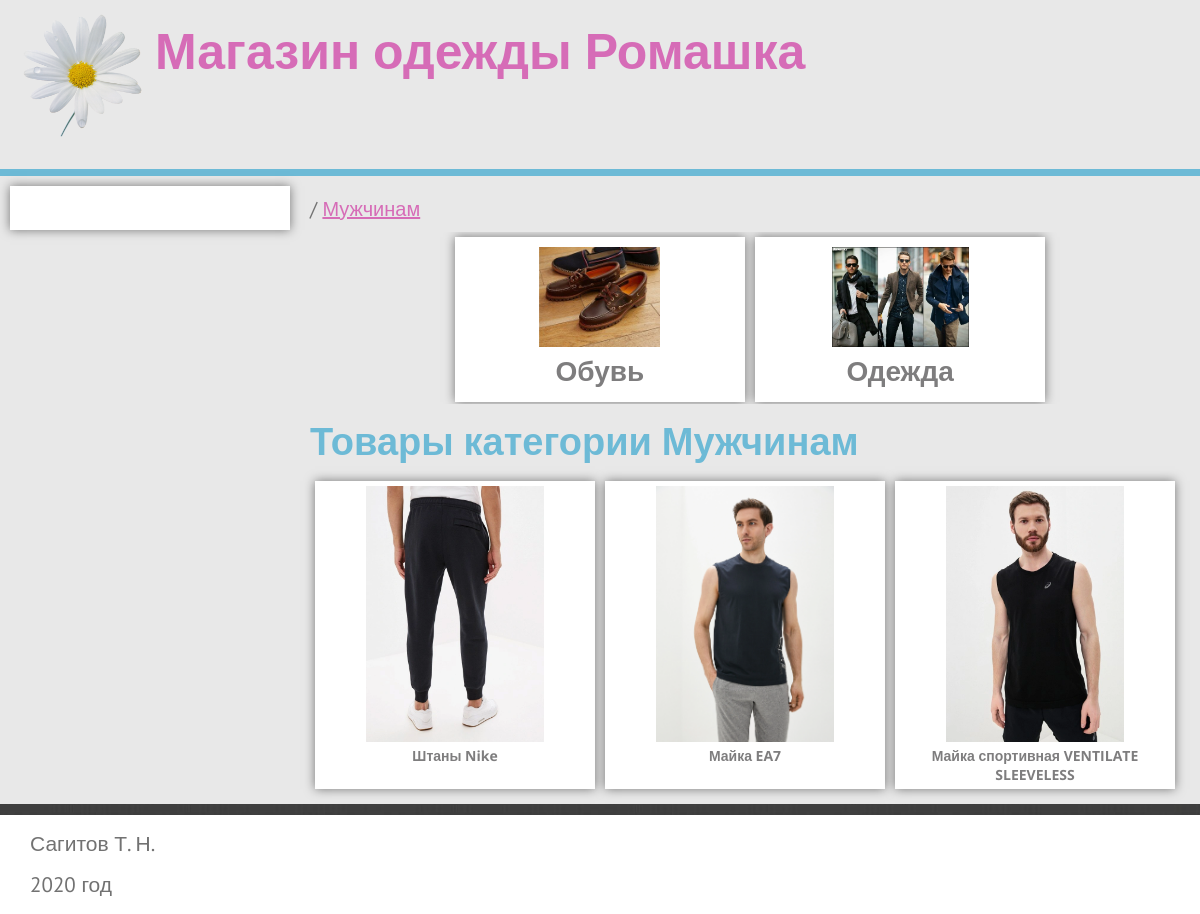
/category/?category=11, run on the app's committed database.
### mysite/models.py (models this page shows, shortened)
class Category(MPTTModel):
    name = models.CharField(verbose_name='Название',
                            max_length=255,
                            unique=True)
    parent = TreeForeignKey('self', on_delete=models.CASCADE, null=True, blank=True, related_name='children')
    description = models.TextField(verbose_name='Описание',
                                   max_length=4095,
                                   blank=True)
    is_active = models.BooleanField(default=True,
                                    verbose_name='Активная')
    image = models.ImageField(verbose_name='Изображение',
                              null=False,
                              default='',
                              blank=True,
                              upload_to='images/category')
    class MPTTMeta:
        order_insertion_by = ['name']
    class Meta:
        verbose_name = 'Категория'
        verbose_name_plural = 'Категории'

class Product(models.Model):
    category = TreeForeignKey(Category,
                              on_delete=models.SET_DEFAULT,
                              default=16,
                              null=False,
                              blank=False,
                              verbose_name='Категория'
                              )
    name = models.CharField(verbose_name='Название',
                            max_length=255,
                            default='')
    articul = models.CharField(verbose_name='Артикул',
                               max_length=255,
                               null=True,
                               blank=False,
                               unique=True)
    price = models.FloatField(verbose_name='Цена',
                              default=0,
                              blank=True,
                              null=False)
    description = models.TextField(verbose_name='Описание',
                                   max_length=4095,
                                   default='',
                                   blank=True)
    is_active = models.BooleanField(default=True,
                                    verbose_name='Есть на складе')
    preview = models.ImageField(verbose_name='Превью',
                                null=True,
                                blank=True,
                                upload_to='images/product_preview')
    count_product = models.IntegerField(verbose_name='Количество',
                                        null=False,
                                        default=0,
                                        blank=True)
    class Meta:
        verbose_name = 'Товар'
        verbose_name_plural = 'Товары'

### mysite/views.py (the view)
# urls.py: path('category/', views.category),
def category(request):
    context = {}
    product = models.Product.objects.all()
    product = product.filter(is_active=True)
    category = models.Category.objects.all()
    category = category.filter(is_active=True)
    if 'category' in request.GET:
        category_id = request.GET['category']
        try:
            category_int = int(category_id)
            current_category = category.get(pk=category_int)
            product = product.filter(category__in=current_category.get_descendants(include_self=True))
            context['current_category_name'] = current_category.name
            current_category_ancestors = current_category.get_ancestors(include_self=True)
            context['current_category_ancestors'] = current_category_ancestors
            current_category_children = current_category.get_children()
            context['current_category_children'] = current_category_children
        except:
            return HttpResponseNotFound('Страница не найдена')
    context['product'] = product
    context['category'] = category
    return render(request, 'default_template/category.html', context)

### mysite/templates/default_template/category.html
{% extends "default_template/base.html" %}
{% block main %}
<main class="main">
    {% include 'default_template/breadcrumbs.html' %}
    <div class="categories">
        {% for each in current_category_children %}
            <article class="category_item">
                <a href="/category?category={{ each.pk }}">
                    {% if each.image %}
                    <div class="category__image">
                        <img src="/media/{{each.image}}" alt="{{each.name}}" height=200px >
                    </div>
                    {% endif %}
                        <h2 class="category__description">{{each.name}}</h2>
                </a>
            </article>
        {% endfor %}
    </div>
    <h1>
        Товары категории {{current_category_name}}
    </h1>
    <div class="products">
    {% for each in product %}
        <article class="product_item">
            <a href="/product/?product={{each.pk}}">
                <div class="product__image">
                    <img src="/media/{{each.preview}}" alt="{{each.name}}"  >
                </div>
                <h2>{{each.name}}</h2>
            </a>
        </article>
    {% endfor %}
    </div>
</main>
{% endblock %}

### mysite/templates/default_template/base.html (shortened to what this page needs)
<!doctype html>
{% load staticfiles %}
{% load mptt_tags %}
<html>
{% block head %}
<head>
    {% block links %}
    <link type="text/css" rel="stylesheet" href="{% static 'templates/default_template/css/reset.css' %}">
    <link type="text/css" rel="stylesheet" href="{% static 'templates/default_template/css/style.css' %}">
    <link href="{% static 'templates/default_template/font-awesome/css/font-awesome.min.css' %}" rel="stylesheet">
    {% endblock %}
</head>
{% endblock%}
{% block body %}
<div class="container clearfix">
    {% block header %}
        {% include 'default_template/header.html' %}
    {% endblock %}
    {% block aside %}
       {% include 'default_template/sidebar.html' %}
    {% endblock %}
    {% block main %}
    {% endblock %}
</div>
{% block footer %}
    {% include 'default_template/footer.html' %}
{% endblock %}
{% endblock %}
</html>

### mysite/templates/default_template/header.html
{% load staticfiles %}
<header class="header clearfix">
        {% block logo %}
        <div class="logo">
            <img src="{% static 'templates/default_template/images/logo.png' %}" alt="logo">
        </div>
        {% endblock %}
        <h1 class="title">Магазин одежды Ромашка</h1>
</header>

### mysite/templates/default_template/sidebar.html (shortened to what this page needs)
{% load staticfiles %}
{% load mptt_tags %}
<aside class="aside">
    {% block nav %}
    <nav class="navbar">
        <ul class="vertical-menu tab__tab-content tab-content__visibility">
            {% recursetree category %}
            <li>
            </li>
            {% endrecursetree %}
        </ul>
    </nav>
    {% endblock %}
</aside>

### mysite/templates/default_template/breadcrumbs.html
{% load mptt_tags %}
<div class="breadcrumbs">
        {% for each in current_category_ancestors %}
            / <a href="/category/?category={{each.id}}">{{each.name}}</a>
        {% endfor %}
</div>

### mysite/templates/default_template/footer.html
<footer class='container footer'>
    <p>Сагитов Т. Н.</p>
    <p>2020 год</p>
</footer>

### mysite/static/templates/default_template/css/style.css (style rules this page uses)
.clearfix:after { content:""; display:table; width:100%; clear:both; }
h1 { font-family: 'Open Sans', sans-serif; font-size:38px; margin:10px 0; color:#6dbad6; }
h2 { font-family: 'Open Sans', sans-serif; font-size:28px; }
p { font-size:1.5em; line-height:1.5; padding:5px 0; }
a, a:hover, a:visited, a:active { color:#7e7d7e; text-decoration:none; }
.container { width:90%; margin:0 auto; background:#e8e8e8; background-size:cover; }
.aside { box-sizing:border-box; width:25%; padding: 10px; float:left; }
.logo { padding:0 10px; float:left; }
.logo img { width:125px; display:block; margin:0 auto; }
.header { padding:10px; color:#d66cb7; font-size:26px; padding-bottom:30px; font-weight:bold; border-bottom:#6dbad6 7px solid; }
.title { color:#d66cb7; font-size:50px; line-height:1.2; float:left; }
.vertical-menu { padding-left:15px; }
.vertical-menu>li { display:block; height:28px; padding:12px 12px 4px 0; font-size:20px; line-height:20px; color:#7e7d7e; }
.main { box-sizing:border-box; float:left; width:75%; padding: 10px; }
.footer { min-height:68px; padding:8px 30px; background-color:#fff; margin-top:11px; box-sizing:border-box; }
.categories { display:flex; justify-content:center; align-items:stretch; overflow:auto; }
.category_item { flex-basis:33%; padding:5px; margin:0 height:inherit; }
.category_item>a { display:block; background-color:#fff; padding:10px; box-shadow: 0 0 10px rgba(0,0,0,0.5); height:90%; }
.category__image { width:inherit; text-align:center; overflow:hidden; margin:0 auto; }
.category__image>img { height:100px; }
.category__description { text-align:center; }
.products { display:flex; flex-wrap:wrap; align-items:stretch; }
.product_item { flex-basis:280px; padding:5px; }
.product_item>a { display:block; background-color:#fff; padding:5px; box-shadow: 0 0 10px rgba(0,0,0,0.5); height:100%; box-sizing:border-box; }
.product_item>a>h2 { text-align:center; font-size:1em; }
.product__image { text-align:center; }
.product__image>img { height:256px; max-width:256px; }
.tab__tab-content { visibility:hidden; overflow:auto; max-height:0; transition: .5s linear; }
.tab-content__visibility { max-height:none; visibility:visible; }
.navbar { background:#fff; box-shadow: 0 0 10px rgba(0,0,0,0.5); }
.breadcrumbs { padding:10px 0; font-size:20px; }
.breadcrumbs>a { color:#d66cb7; font-size:20px; text-decoration:underline; }
@media (max-width:1200px) { .container { width:100%; } }

### data on the page
Category: name "Мужчинам"
Category: image (picture), name "Обувь"
Category: image (picture), name "Одежда"
Product: preview (picture), name "Штаны Nike"
Product: preview (picture), name "Майка EA7"
Product: preview (picture), name "Майка спортивная VENTILATE SLEEVELESS"
